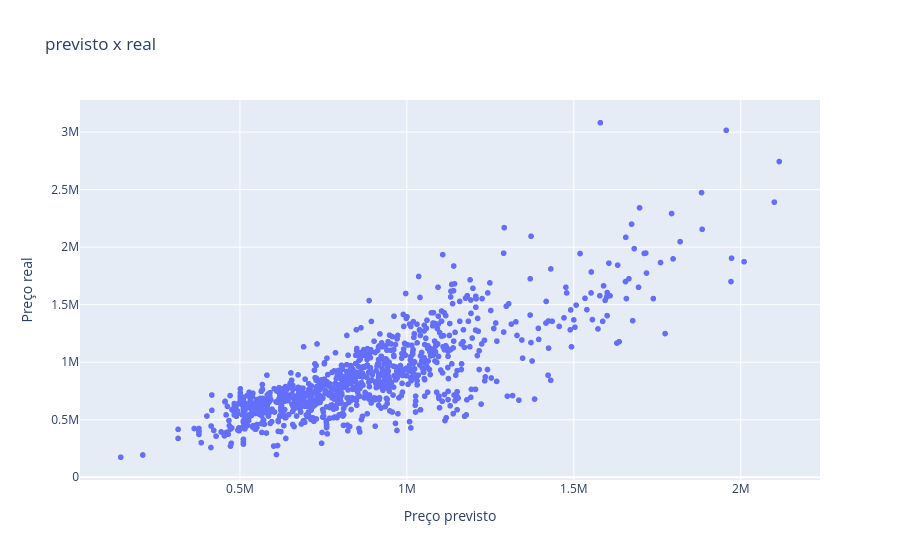

Write notebook code for a chart like this one.
### Code cell
fig = px.scatter(x=y_previsto_treino, y=treino_y, title='previsto x real',
                 labels={'x': 'Preço previsto', 'y': 'Preço real'})
fig.show()

### Figure 1 — Plotly figure (JSON) as saved in the notebook; plotly's stock layout.template omitted (floating-point values rounded to 4 significant figures; data arrays with more than 128 entries replaced by an {"elided": "..."} marker saying what was removed)
{"data": [{"hovertemplate": "Preço previsto=%{x}<br>Preço real=%{y}<extra></extra>", "legendgroup": "", "marker": {"color": "#636efa", "symbol": "circle"}, "mode": "markers", "name": "", "showlegend": false, "type": "scattergl", "x": {"elided": "1006 float values"}, "xaxis": "x", "y": {"elided": "1006 float values"}, "yaxis": "y"}], "layout": {"legend": {"tracegroupgap": 0}, "title": {"text": "previsto x real"}, "xaxis": {"anchor": "y", "domain": [0, 1], "title": {"text": "Preço previsto"}}, "yaxis": {"anchor": "x", "domain": [0, 1], "title": {"text": "Preço real"}}}}
